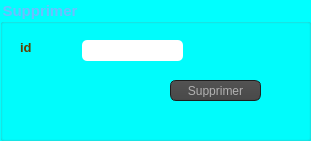
    <widget class="QGroupBox" name="groupBox_3">
     <property name="geometry">
      <rect>
       <x>600</x>
       <y>360</y>
       <width>311</width>
       <height>141</height>
      </rect>
     </property>
     <property name="palette">
      <palette>
       <active>
        <colorrole role="WindowText">
         <brush brushstyle="SolidPattern">
          <color alpha="255">
           <red>107</red>
           <green>191</green>
           <blue>255</blue>
          </color>
         </brush>
        </colorrole>
        <colorrole role="Button">
         <brush brushstyle="SolidPattern">
          <color alpha="255">
           <red>0</red>
           <green>255</green>
           <blue>255</blue>
          </color>
         </brush>
        </colorrole>
        <colorrole role="Light">
         <brush brushstyle="SolidPattern">
          <color alpha="255">
           <red>127</red>
           <green>255</green>
           <blue>255</blue>
          </color>
         </brush>
        </colorrole>
        <colorrole role="Midlight">
         <brush brushstyle="SolidPattern">
          <color alpha="255">
           <red>63</red>
           <green>255</green>
           <blue>255</blue>
          </color>
         </brush>
        </colorrole>
        <colorrole role="Dark">
         <brush brushstyle="SolidPattern">
          <color alpha="255">
           <red>0</red>
           <green>127</green>
           <blue>127</blue>
          </color>
         </brush>
        </colorrole>
        <colorrole role="Mid">
         <brush brushstyle="SolidPattern">
          <color alpha="255">
           <red>0</red>
           <green>170</green>
           <blue>170</blue>
          </color>
         </brush>
        </colorrole>
        <colorrole role="Text">
         <brush brushstyle="SolidPattern">
          <color alpha="255">
           <red>107</red>
           <green>191</green>
           <blue>255</blue>
          </color>
         </brush>
        </colorrole>
        <colorrole role="BrightText">
         <brush brushstyle="SolidPattern">
          <color alpha="255">
           <red>255</red>
           <green>255</green>
           <blue>255</blue>
          </color>
         </brush>
        </colorrole>
        <colorrole role="ButtonText">
         <brush brushstyle="SolidPattern">
          <color alpha="255">
           <red>107</red>
           <green>191</green>
           <blue>255</blue>
          </color>
         </brush>
        </colorrole>
        <colorrole role="Base">
         <brush brushstyle="SolidPattern">
          <color alpha="255">
           <red>255</red>
           <green>255</green>
           <blue>255</blue>
          </color>
         </brush>
        </colorrole>
        <colorrole role="Window">
         <brush brushstyle="SolidPattern">
          <color alpha="255">
           <red>0</red>
           <green>255</green>
           <blue>255</blue>
          </color>
         </brush>
        </colorrole>
        <colorrole role="Shadow">
         <brush brushstyle="SolidPattern">
          <color alpha="255">
           <red>0</red>
           <green>0</green>
           <blue>0</blue>
          </color>
         </brush>
        </colorrole>
        <colorrole role="AlternateBase">
         <brush brushstyle="SolidPattern">
          <color alpha="255">
           <red>127</red>
           <green>255</green>
           <blue>255</blue>
          </color>
         </brush>
        </colorrole>
        <colorrole role="ToolTipBase">
         <brush brushstyle="SolidPattern">
          <color alpha="255">
           <red>255</red>
           <green>255</green>
           <blue>220</blue>
          </color>
         </brush>
        </colorrole>
        <colorrole role="ToolTipText">
         <brush brushstyle="SolidPattern">
          <color alpha="255">
           <red>0</red>
           <green>0</green>
           <blue>0</blue>
          </color>
         </brush>
        </colorrole>
        <colorrole role="PlaceholderText">
         <brush brushstyle="SolidPattern">
          <color alpha="128">
           <red>0</red>
           <green>0</green>
           <blue>0</blue>
          </color>
         </brush>
        </colorrole>
       </active>
       <inactive>
        <colorrole role="WindowText">
         <brush brushstyle="SolidPattern">
          <color alpha="255">
           <red>107</red>
           <green>191</green>
           <blue>255</blue>
          </color>
         </brush>
        </colorrole>
        <colorrole role="Button">
         <brush brushstyle="SolidPattern">
          <color alpha="255">
           <red>0</red>
           <green>255</green>
           <blue>255</blue>
          </color>
         </brush>
        </colorrole>
        <colorrole role="Light">
         <brush brushstyle="SolidPattern">
          <color alpha="255">
           <red>127</red>
           <green>255</green>
           <blue>255</blue>
          </color>
         </brush>
        </colorrole>
        <colorrole role="Midlight">
         <brush brushstyle="SolidPattern">
          <color alpha="255">
           <red>63</red>
           <green>255</green>
           <blue>255</blue>
          </color>
         </brush>
        </colorrole>
        <colorrole role="Dark">
         <brush brushstyle="SolidPattern">
          <color alpha="255">
           <red>0</red>
           <green>127</green>
           <blue>127</blue>
          </color>
         </brush>
        </colorrole>
        <colorrole role="Mid">
         <brush brushstyle="SolidPattern">
          <color alpha="255">
           <red>0</red>
           <green>170</green>
           <blue>170</blue>
          </color>
         </brush>
        </colorrole>
        <colorrole role="Text">
         <brush brushstyle="SolidPattern">
          <color alpha="255">
           <red>107</red>
           <green>191</green>
           <blue>255</blue>
          </color>
         </brush>
        </colorrole>
        <colorrole role="BrightText">
         <brush brushstyle="SolidPattern">
          <color alpha="255">
           <red>255</red>
           <green>255</green>
           <blue>255</blue>
          </color>
         </brush>
        </colorrole>
        <colorrole role="ButtonText">
         <brush brushstyle="SolidPattern">
          <color alpha="255">
           <red>107</red>
           <green>191</green>
           <blue>255</blue>
          </color>
         </brush>
        </colorrole>
        <colorrole role="Base">
         <brush brushstyle="SolidPattern">
          <color alpha="255">
           <red>255</red>
           <green>255</green>
           <blue>255</blue>
          </color>
         </brush>
        </colorrole>
        <colorrole role="Window">
         <brush brushstyle="SolidPattern">
          <color alpha="255">
           <red>0</red>
           <green>255</green>
           <blue>255</blue>
          </color>
         </brush>
        </colorrole>
        <colorrole role="Shadow">
         <brush brushstyle="SolidPattern">
          <color alpha="255">
           <red>0</red>
           <green>0</green>
           <blue>0</blue>
          </color>
         </brush>
        </colorrole>
        <colorrole role="AlternateBase">
         <brush brushstyle="SolidPattern">
          <color alpha="255">
           <red>127</red>
           <green>255</green>
           <blue>255</blue>
          </color>
         </brush>
        </colorrole>
        <colorrole role="ToolTipBase">
         <brush brushstyle="SolidPattern">
          <color alpha="255">
           <red>255</red>
           <green>255</green>
           <blue>220</blue>
          </color>
         </brush>
        </colorrole>
        <colorrole role="ToolTipText">
         <brush brushstyle="SolidPattern">
          <color alpha="255">
           <red>0</red>
           <green>0</green>
           <blue>0</blue>
          </color>
         </brush>
        </colorrole>
        <colorrole role="PlaceholderText">
         <brush brushstyle="SolidPattern">
          <color alpha="128">
           <red>0</red>
           <green>0</green>
           <blue>0</blue>
          </color>
         </brush>
        </colorrole>
       </inactive>
       <disabled>
        <colorrole role="WindowText">
         <brush brushstyle="SolidPattern">
          <color alpha="255">
           <red>107</red>
           <green>191</green>
           <blue>255</blue>
          </color>
         </brush>
        </colorrole>
        <colorrole role="Button">
         <brush brushstyle="SolidPattern">
          <color alpha="255">
           <red>0</red>
           <green>255</green>
           <blue>255</blue>
          </color>
         </brush>
        </colorrole>
        <colorrole role="Light">
         <brush brushstyle="SolidPattern">
          <color alpha="255">
           <red>127</red>
           <green>255</green>
           <blue>255</blue>
          </color>
         </brush>
        </colorrole>
        <colorrole role="Midlight">
         <brush brushstyle="SolidPattern">
          <color alpha="255">
           <red>63</red>
           <green>255</green>
           <blue>255</blue>
          </color>
         </brush>
        </colorrole>
        <colorrole role="Dark">
         <brush brushstyle="SolidPattern">
          <color alpha="255">
           <red>0</red>
           <green>127</green>
           <blue>127</blue>
          </color>
         </brush>
        </colorrole>
        <colorrole role="Mid">
         <brush brushstyle="SolidPattern">
          <color alpha="255">
           <red>0</red>
           <green>170</green>
           <blue>170</blue>
          </color>
         </brush>
        </colorrole>
        <colorrole role="Text">
         <brush brushstyle="SolidPattern">
          <color alpha="255">
           <red>107</red>
           <green>191</green>
           <blue>255</blue>
          </color>
         </brush>
        </colorrole>
        <colorrole role="BrightText">
         <brush brushstyle="SolidPattern">
          <color alpha="255">
           <red>255</red>
           <green>255</green>
           <blue>255</blue>
          </color>
         </brush>
        </colorrole>
        <colorrole role="ButtonText">
         <brush brushstyle="SolidPattern">
          <color alpha="255">
           <red>107</red>
           <green>191</green>
           <blue>255</blue>
          </color>
         </brush>
        </colorrole>
        <colorrole role="Base">
         <brush brushstyle="SolidPattern">
          <color alpha="255">
           <red>0</red>
           <green>255</green>
           <blue>255</blue>
          </color>
         </brush>
        </colorrole>
        <colorrole role="Window">
         <brush brushstyle="SolidPattern">
          <color alpha="255">
           <red>0</red>
           <green>255</green>
           <blue>255</blue>
          </color>
         </brush>
        </colorrole>
        <colorrole role="Shadow">
         <brush brushstyle="SolidPattern">
          <color alpha="255">
           <red>0</red>
           <green>0</green>
           <blue>0</blue>
          </color>
         </brush>
        </colorrole>
        <colorrole role="AlternateBase">
         <brush brushstyle="SolidPattern">
          <color alpha="255">
           <red>0</red>
           <green>255</green>
           <blue>255</blue>
          </color>
         </brush>
        </colorrole>
        <colorrole role="ToolTipBase">
         <brush brushstyle="SolidPattern">
          <color alpha="255">
           <red>255</red>
           <green>255</green>
           <blue>220</blue>
          </color>
         </brush>
        </colorrole>
        <colorrole role="ToolTipText">
         <brush brushstyle="SolidPattern">
          <color alpha="255">
           <red>0</red>
           <green>0</green>
           <blue>0</blue>
          </color>
         </brush>
        </colorrole>
        <colorrole role="PlaceholderText">
         <brush brushstyle="SolidPattern">
          <color alpha="128">
           <red>0</red>
           <green>0</green>
           <blue>0</blue>
          </color>
         </brush>
        </colorrole>
       </disabled>
      </palette>
     </property>
     <property name="font">
      <font>
       <family>Arial</family>
       <pointsize>11</pointsize>
       <weight>75</weight>
       <bold>true</bold>
      </font>
     </property>
     <property name="styleSheet">
      <string notr="true">color: rgb(107, 191, 255);
</string>
     </property>
     <property name="title">
      <string>Supprimer</string>
     </property>
     <widget class="QPushButton" name="pushButton_3">
      <property name="geometry">
       <rect>
        <x>170</x>
        <y>80</y>
        <width>91</width>
        <height>21</height>
       </rect>
      </property>
      <property name="styleSheet">
       <string notr="true">QToolTip
{
     border: 1px solid black;
     background-color: #ffa02f;
     padding: 1px;
     border-radius: 3px;
     opacity: 100;
}

QWidget
{
    color: #b1b1b1;
    background-color: #323232;
}

QWidget:item:hover
{
    background-color: QLinearGradient( x1: 0, y1: 0, x2: 0, y2: 1, stop: 0 #ffa02f, stop: 1 #ca0619);
    color: #000000;
}

QWidget:item:selected
{
    background-color: QLinearGradient( x1: 0, y1: 0, x2: 0, y2: 1, stop: 0 #ffa02f, stop: 1 #d7801a);
}

QMenuBar::item
{
    background: transparent;
}

QMenuBar::item:selected
{
    background: transparent;
    border: 1px solid #ffaa00;
}

QMenuBar::item:pressed
{
    background: #444;
    border: 1px solid #000;
    background-color: QLinearGradient(
        x1:0, y1:0,
        x2:0, y2:1,
        stop:1 #212121,
        stop:0.4 #343434/*,
        stop:0.2 #343434,
        stop:0.1 #ffaa00*/
    );
    margin-bottom:-1px;
    padding-bottom:1px;
}

QMenu
{
    border: 1px solid #000;
}

QMenu::item
{
    padding: 2px 20px 2px 20px;
}

QMenu::item:selected
{
    color: #000000;
}

QWidget:disabled
{
    color: #404040;
    background-color: #323232;
}

QAbstractItemView
{
    background-color: QLinearGradient( x1: 0, y1: 0, x2: 0, y2: 1, stop: 0 #4d4d4d, stop: 0.1 #646464, stop: 1 #5d5d5d);
}

QWidget:focus
{
    /*border: 2px solid QLinearGradient( x1: 0, y1: 0, x2: 0, y2: 1, stop: 0 #ffa02f, stop: 1 #d7801a);*/
}

QLineEdit
{
    background-color: QLinearGradient( x1: 0, y1: 0, x2: 0, y2: 1, stop: 0 #4d4d4d, stop: 0 #646464, stop: 1 #5d5d5d);
    padding: 1px;
    border-style: solid;
    border: 1px solid #1e1e1e;
    border-radius: 5;
}

QPushButton
{
    color: #b1b1b1;
    background-color: QLinearGradient( x1: 0, y1: 0, x2: 0, y2: 1, stop: 0 #565656, stop: 0.1 #525252, stop: 0.5 #4e4e4e, stop: 0.9 #4a4a4a, stop: 1 #464646);
    border-width: 1px;
    border-color: #1e1e1e;
    border-style: solid;
    border-radius: 6;
    padding: 3px;
    font-size: 12px;
    padding-left: 5px;
    padding-right: 5px;
}

QPushButton:pressed
{
    background-color: QLinearGradient( x1: 0, y1: 0, x2: 0, y2: 1, stop: 0 #2d2d2d, stop: 0.1 #2b2b2b, stop: 0.5 #292929, stop: 0.9 #282828, stop: 1 #252525);
}

QComboBox
{
    selection-background-color: #ffaa00;
    background-color: QLinearGradient( x1: 0, y1: 0, x2: 0, y2: 1, stop: 0 #565656, stop: 0.1 #525252, stop: 0.5 #4e4e4e, stop: 0.9 #4a4a4a, stop: 1 #464646);
    border-style: solid;
    border: 1px solid #1e1e1e;
    border-radius: 5;
}

QComboBox:hover,QPushButton:hover
{
    border: 2px solid QLinearGradient( x1: 0, y1: 0, x2: 0, y2: 1, stop: 0 #ffa02f, stop: 1 #d7801a);
}


QComboBox:on
{
    padding-top: 3px;
    padding-left: 4px;
    background-color: QLinearGradient( x1: 0, y1: 0, x2: 0, y2: 1, stop: 0 #2d2d2d, stop: 0.1 #2b2b2b, stop: 0.5 #292929, stop: 0.9 #282828, stop: 1 #252525);
    selection-background-color: #ffaa00;
}

QComboBox QAbstractItemView
{
    border: 2px solid darkgray;
    selection-background-color: QLinearGradient( x1: 0, y1: 0, x2: 0, y2: 1, stop: 0 #ffa02f, stop: 1 #d7801a);
}

QComboBox::drop-down
{
     subcontrol-origin: padding;
     subcontrol-position: top right;
     width: 15px;

     border-left-width: 0px;
     border-left-color: darkgray;
     border-left-style: solid; /* just a single line */
     border-top-right-radius: 3px; /* same radius as the QComboBox */
     border-bottom-right-radius: 3px;
 }

QComboBox::down-arrow
{
     image: url(:/down_arrow.png);
}

QGroupBox:focus
{
border: 2px solid QLinearGradient( x1: 0, y1: 0, x2: 0, y2: 1, stop: 0 #ffa02f, stop: 1 #d7801a);
}

QTextEdit:focus
{
    border: 2px solid QLinearGradient( x1: 0, y1: 0, x2: 0, y2: 1, stop: 0 #ffa02f, stop: 1 #d7801a);
}

QScrollBar:horizontal {
     border: 1px solid #222222;
     background: QLinearGradient( x1: 0, y1: 0, x2: 0, y2: 1, stop: 0.0 #121212, stop: 0.2 #282828, stop: 1 #484848);
     height: 7px;
     margin: 0px 16px 0 16px;
}

QScrollBar::handle:horizontal
{
      background: QLinearGradient( x1: 0, y1: 0, x2: 1, y2: 0, stop: 0 #ffa02f, stop: 0.5 #d7801a, stop: 1 #ffa02f);
      min-height: 20px;
      border-radius: 2px;
}

QScrollBar::add-line:horizontal {
      border: 1px solid #1b1b19;
      border-radius: 2px;
      background: QLinearGradient( x1: 0, y1: 0, x2: 1, y2: 0, stop: 0 #ffa02f, stop: 1 #d7801a);
      width: 14px;
      subcontrol-position: right;
      subcontrol-origin: margin;
}

QScrollBar::sub-line:horizontal {
      border: 1px solid #1b1b19;
      border-radius: 2px;
      background: QLinearGradient( x1: 0, y1: 0, x2: 1, y2: 0, stop: 0 #ffa02f, stop: 1 #d7801a);
      width: 14px;
     subcontrol-position: left;
     subcontrol-origin: margin;
}

QScrollBar::right-arrow:horizontal, QScrollBar::left-arrow:horizontal
{
      border: 1px solid black;
      width: 1px;
      height: 1px;
      background: white;
}

QScrollBar::add-page:horizontal, QScrollBar::sub-page:horizontal
{
      background: none;
}

QScrollBar:vertical
{
      background: QLinearGradient( x1: 0, y1: 0, x2: 1, y2: 0, stop: 0.0 #121212, stop: 0.2 #282828, stop: 1 #484848);
      width: 7px;
      margin: 16px 0 16px 0;
      border: 1px solid #222222;
}

QScrollBar::handle:vertical
{
      background: QLinearGradient( x1: 0, y1: 0, x2: 0, y2: 1, stop: 0 #ffa02f, stop: 0.5 #d7801a, stop: 1 #ffa02f);
      min-height: 20px;
      border-radius: 2px;
}

QScrollBar::add-line:vertical
{
      border: 1px solid #1b1b19;
      border-radius: 2px;
      background: QLinearGradient( x1: 0, y1: 0, x2: 0, y2: 1, stop: 0 #ffa02f, stop: 1 #d7801a);
      height: 14px;
      subcontrol-position: bottom;
      subcontrol-origin: margin;
}

QScrollBar::sub-line:vertical
{
      border: 1px solid #1b1b19;
      border-radius: 2px;
      background: QLinearGradient( x1: 0, y1: 0, x2: 0, y2: 1, stop: 0 #d7801a, stop: 1 #ffa02f);
      height: 14px;
      subcontrol-position: top;
      subcontrol-origin: margin;
}

QScrollBar::up-arrow:vertical, QScrollBar::down-arrow:vertical
{
      border: 1px solid black;
      width: 1px;
      height: 1px;
      background: white;
}


QScrollBar::add-page:vertical, QScrollBar::sub-page:vertical
{
      background: none;
}

QTextEdit
{
    background-color: #242424;
}

QPlainTextEdit
{
    background-color: #242424;
}

QHeaderView::section
{
    background-color: QLinearGradient(x1:0, y1:0, x2:0, y2:1, stop:0 #616161, stop: 0.5 #505050, stop: 0.6 #434343, stop:1 #656565);
    color: white;
    padding-left: 4px;
    border: 1px solid #6c6c6c;
}

QCheckBox:disabled
{
color: #414141;
}

QDockWidget::title
{
    text-align: center;
    spacing: 3px; /* spacing between items in the tool bar */
    background-color: QLinearGradient(x1:0, y1:0, x2:0, y2:1, stop:0 #323232, stop: 0.5 #242424, stop:1 #323232);
}

QDockWidget::close-button, QDockWidget::float-button
{
    text-align: center;
    spacing: 1px; /* spacing between items in the tool bar */
    background-color: QLinearGradient(x1:0, y1:0, x2:0, y2:1, stop:0 #323232, stop: 0.5 #242424, stop:1 #323232);
}

QDockWidget::close-button:hover, QDockWidget::float-button:hover
{
    background: #242424;
}

QDockWidget::close-button:pressed, QDockWidget::float-button:pressed
{
    padding: 1px -1px -1px 1px;
}

QMainWindow::separator
{
    background-color: QLinearGradient(x1:0, y1:0, x2:0, y2:1, stop:0 #161616, stop: 0.5 #151515, stop: 0.6 #212121, stop:1 #343434);
    color: white;
    padding-left: 4px;
    border: 1px solid #4c4c4c;
    spacing: 3px; /* spacing between items in the tool bar */
}

QMainWindow::separator:hover
{

    background-color: QLinearGradient(x1:0, y1:0, x2:0, y2:1, stop:0 #d7801a, stop:0.5 #b56c17 stop:1 #ffa02f);
    color: white;
    padding-left: 4px;
    border: 1px solid #6c6c6c;
    spacing: 3px; /* spacing between items in the tool bar */
}

QToolBar::handle
{
     spacing: 3px; /* spacing between items in the tool bar */
     background: url(:/images/handle.png);
}

QMenu::separator
{
    height: 2px;
    background-color: QLinearGradient(x1:0, y1:0, x2:0, y2:1, stop:0 #161616, stop: 0.5 #151515, stop: 0.6 #212121, stop:1 #343434);
    color: white;
    padding-left: 4px;
    margin-left: 10px;
    margin-right: 5px;
}

QProgressBar
{
    border: 2px solid grey;
    border-radius: 5px;
    text-align: center;
}

QProgressBar::chunk
{
    background-color: #d7801a;
    width: 2.15px;
    margin: 0.5px;
}

QTabBar::tab {
    color: #b1b1b1;
    border: 1px solid #444;
    border-bottom-style: none;
    background-color: #323232;
    padding-left: 10px;
    padding-right: 10px;
    padding-top: 3px;
    padding-bottom: 2px;
    margin-right: -1px;
}

QTabWidget::pane {
    border: 1px solid #444;
    top: 1px;
}

QTabBar::tab:last
{
    margin-right: 0; /* the last selected tab has nothing to overlap with on the right */
    border-top-right-radius: 3px;
}

QTabBar::tab:first:!selected
{
 margin-left: 0px; /* the last selected tab has nothing to overlap with on the right */


    border-top-left-radius: 3px;
}

QTabBar::tab:!selected
{
    color: #b1b1b1;
    border-bottom-style: solid;
    margin-top: 3px;
    background-color: QLinearGradient(x1:0, y1:0, x2:0, y2:1, stop:1 #212121, stop:.4 #343434);
}

QTabBar::tab:selected
{
    border-top-left-radius: 3px;
    border-top-right-radius: 3px;
    margin-bottom: 0px;
}

QTabBar::tab:!selected:hover
{
    /*border-top: 2px solid #ffaa00;
    padding-bottom: 3px;*/
    border-top-left-radius: 3px;
    border-top-right-radius: 3px;
    background-color: QLinearGradient(x1:0, y1:0, x2:0, y2:1, stop:1 #212121, stop:0.4 #343434, stop:0.2 #343434, stop:0.1 #ffaa00);
}

QRadioButton::indicator:checked, QRadioButton::indicator:unchecked{
    color: #b1b1b1;
    background-color: #323232;
    border: 1px solid #b1b1b1;
    border-radius: 6px;
}

QRadioButton::indicator:checked
{
    background-color: qradialgradient(
        cx: 0.5, cy: 0.5,
        fx: 0.5, fy: 0.5,
        radius: 1.0,
        stop: 0.25 #ffaa00,
        stop: 0.3 #323232
    );
}

QCheckBox::indicator{
    color: #b1b1b1;
    background-color: #323232;
    border: 1px solid #b1b1b1;
    width: 9px;
    height: 9px;
}

QRadioButton::indicator
{
    border-radius: 6px;
}

QRadioButton::indicator:hover, QCheckBox::indicator:hover
{
    border: 1px solid #ffaa00;
}

QCheckBox::indicator:checked
{
    image:url(:/images/checkbox.png);
}

QCheckBox::indicator:disabled, QRadioButton::indicator:disabled
{
    border: 1px solid #444;
}</string>
      </property>
      <property name="text">
       <string>Supprimer</string>
      </property>
     </widget>
     <widget class="QLineEdit" name="lineEdit_SP">
      <property name="geometry">
       <rect>
        <x>82</x>
        <y>40</y>
        <width>101</width>
        <height>21</height>
       </rect>
      </property>
      <property name="styleSheet">
       <string notr="true">QLineEdit{
    background-color: white;
    box-shadow: 2px 0.5px 5px 1px inset black;
    border-radius: 5px;
    width: 70%;
    padding-right: 10px;
    padding-left: 10px;
    text-align: left;
    color: #000;
    font-size:inherit;
    font-family: Arial, Helvetica, sans-serif;  
    font-weight:normal;
    font-variant:normal;
}
QLineEdit::hover{  color: black ;
background-color:orange;}
QLineEdit::focus{  color: black ;
background-color:white;}</string>
      </property>
     </widget>
     <widget class="QLabel" name="label_11">
      <property name="geometry">
       <rect>
        <x>20</x>
        <y>40</y>
        <width>47</width>
        <height>14</height>
       </rect>
      </property>
      <property name="font">
       <font>
        <family>Arial</family>
        <pointsize>10</pointsize>
        <weight>75</weight>
        <bold>true</bold>
       </font>
      </property>
      <property name="styleSheet">
       <string notr="true">color: rgb(95, 63, 0);</string>
      </property>
      <property name="text">
       <string>id</string>
      </property>
     </widget>
    </widget>
